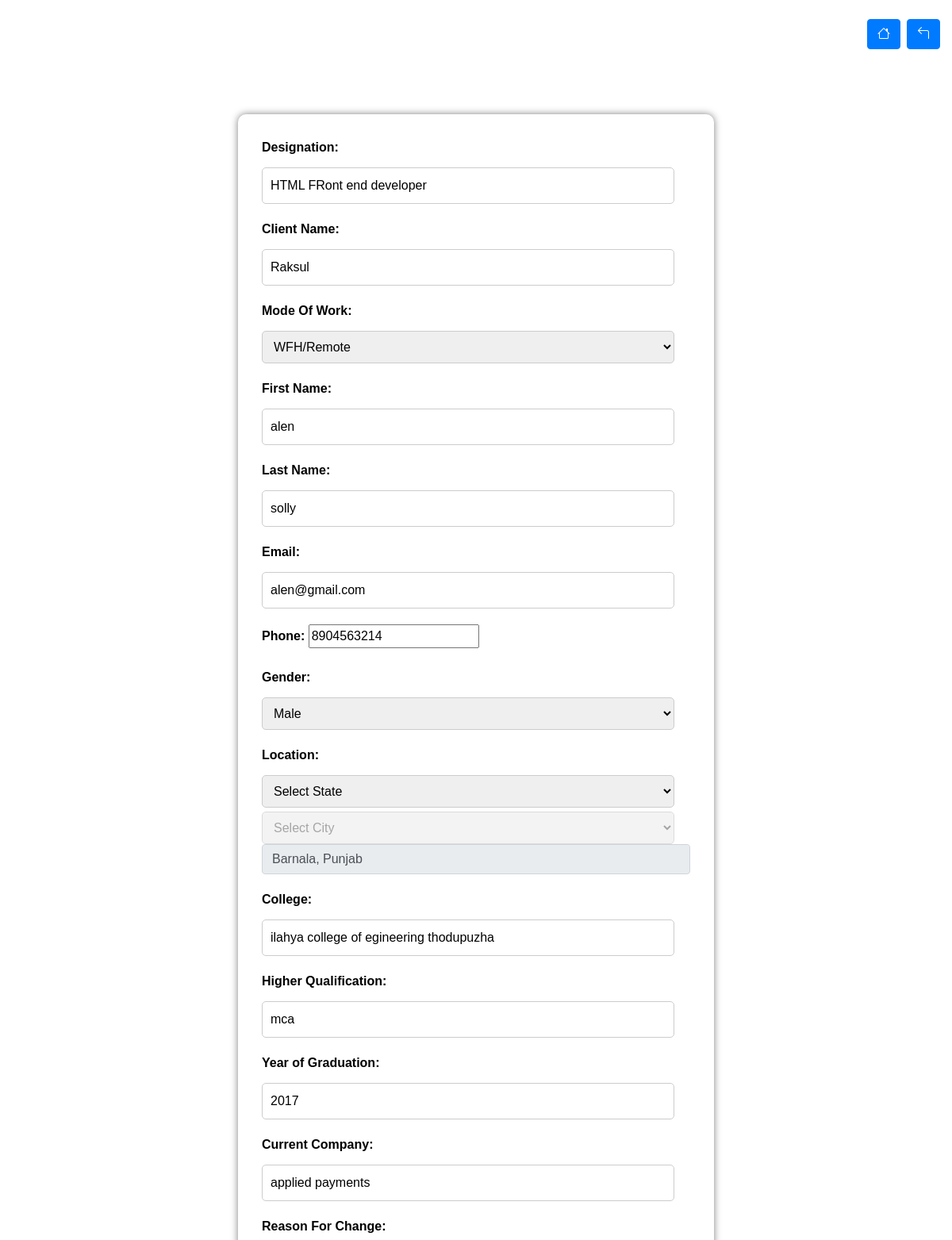
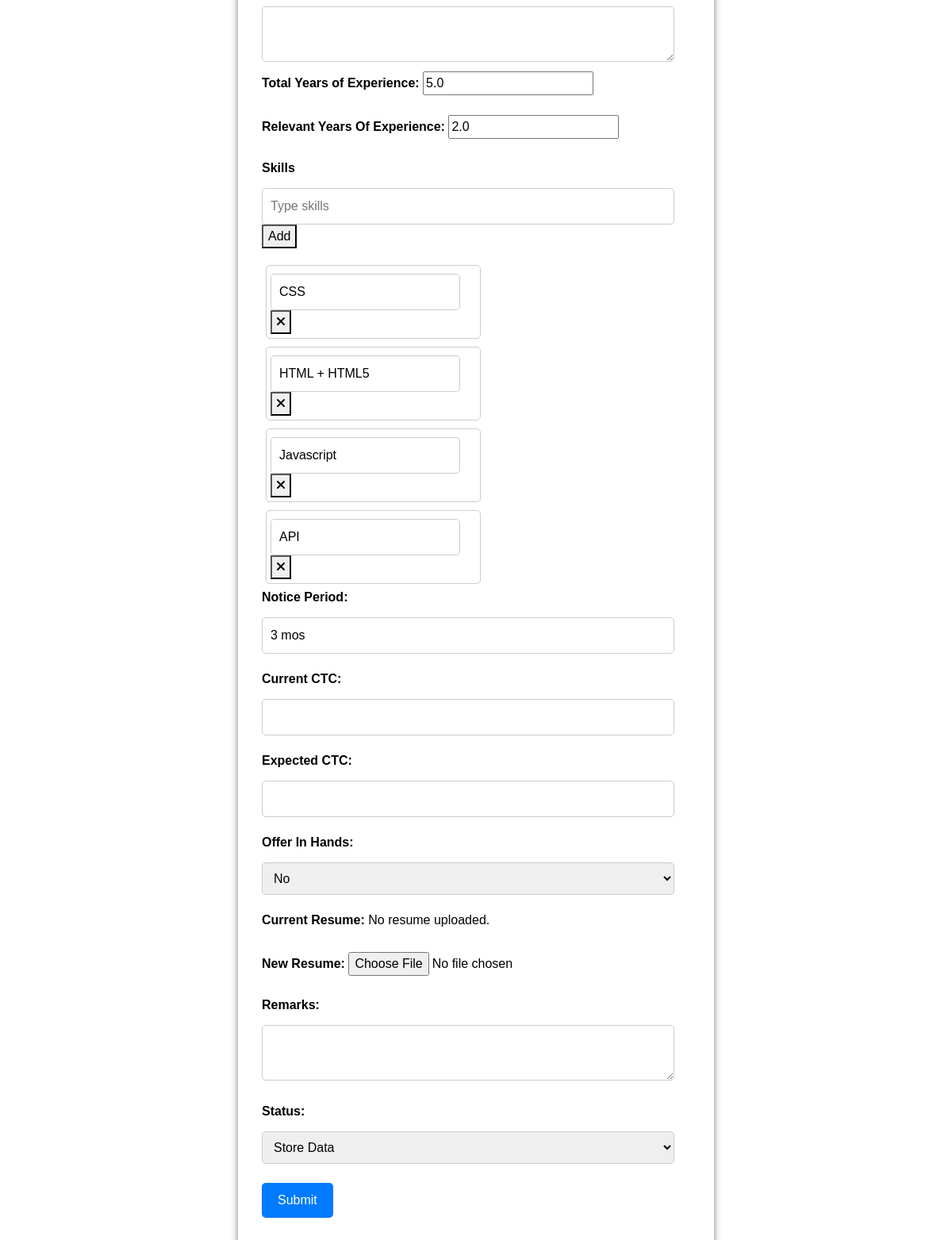
The page /update/45/ (signed in) on the database its author committed (2 pictures, top to bottom).
### candidate_app/models.py (models this page shows, shortened)
class Candidate(models.Model):
    user = models.ForeignKey(CustomUser, on_delete=models.CASCADE)
    email = models.EmailField(unique=True)
    phone = models.CharField(max_length=15)
    client_name = models.CharField(max_length=15)
    first_name = models.CharField(max_length=150, null=True)
    last_name = models.CharField(max_length=150)
    mode_of_work = models.CharField(max_length=150, default='full_time',null=True)
    gender = models.CharField(max_length=50, default='unknown', null=True,blank=True)
    college = models.CharField(max_length=50,    null=True,blank=True)
    graduation_year= models.CharField(max_length=50, null=True,blank=True)
    qualification = models.TextField(null=True,blank=True)
    skills = models.ManyToManyField(Skill)
    experience = models.FloatField(null=True, blank=True)
    relevent_experience = models.FloatField(null=True, blank=True)
    designation = models.CharField(max_length=50, null=True,blank=True)
    expected_ctc = models.CharField(max_length=50, null=True,blank=True)
    current_ctc = models.CharField(max_length=50, null=True,blank=True)
    offer_in_hands = models.CharField(max_length=50,default=None, null=True,blank=True)
    offer_details= models.CharField(max_length=50,default=None, null=True,blank=True)     ###  hidden box
    notice_period = models.CharField(max_length=50, null=True,blank=True)
    current_company = models.CharField(max_length=100, null=True,blank=True)
    reason_for_change = models.CharField(max_length=2000, null=True,blank=True)          ###  hidden
    location = models.CharField(max_length=50, null=True,blank=True)
    resume = models.FileField(upload_to='resume/',max_length=200,blank=True,null=True)
    remarks = models.TextField(null=True,blank=True)
    updated_by = models.CharField(max_length=50, null=True,blank=True)
    updated_on = models.DateTimeField(auto_now=True, null=True)
    screening_time = models.CharField(max_length=100, null=True,blank=True)
    recruiter = models.CharField(max_length=50, null=True,blank=True)
    status = models.CharField(max_length=100, null=True,blank=True)
    rejection_reason = models.CharField(max_length=100, null=True,blank=True)         ### hidden
    additional_status = models.CharField(max_length=100, null=True,blank=True)
    rejection_reason_for_r1_r4 = models.CharField(max_length=100, null=True,blank=True)        ## hidden
    offer = models.CharField(max_length=100, null=True,blank=True)
    offer_reject_reason = models.CharField(max_length=100, null=True,blank=True)
    class Meta:
        ordering = ["-updated_on"]

class Skill(models.Model):
    user = models.ForeignKey(CustomUser, on_delete=models.CASCADE)
    name = models.CharField(max_length=50)

### candidate_app/views.py (the view, shortened to what this page needs)
# urls.py: path('update/<int:pk>/',Updatecandidate.as_view(),name='update') ,  ## update a candidate
class Updatecandidate(UpdateView):
    model = Candidate
    success_url = reverse_lazy('list')
    template_name = 'update_candidate.html'
    def get(self, request, pk):
        candidate = get_object_or_404(Candidate, pk=pk, user=request.user)
        return render(request, self.template_name, {'candidate': candidate})

### templates/update_candidate.html (shortened to what this page needs)
{% load static %}
<!DOCTYPE html>
<html lang="en">
<head>
  <link rel="stylesheet" href="https://stackpath.bootstrapcdn.com/bootstrap/4.5.2/css/bootstrap.min.css">
  <link rel="stylesheet" href="https://cdnjs.cloudflare.com/ajax/libs/font-awesome/6.0.0/css/all.min.css"/>
  <link rel="stylesheet" href="https://cdnjs.cloudflare.com/ajax/libs/font-awesome/6.0.0/css/all.min.css">
  <link rel="stylesheet" href="{% static 'css/add_candidate.css' %}" />
<link rel="stylesheet" href="https://cdn.jsdelivr.net/npm/bootstrap-icons@1.11.1/font/bootstrap-icons.css">
</head>
<body>
  <br><br>
  <div class="container-fluid fixed-top mt-4">
  <div class="d-flex justify-content-end ">
    <a href="/user" class="btn btn-primary mx-2"><i class="bi bi-house"></i></a>
    <a href="/back" class="btn btn-primary" onclick="goBack()"><i class="bi bi-arrow-90deg-left"></i></a>
  </div>
</div>
  <br><br>
  <br><br>
  <div class="container">
    <div class="transparent-form">
      <form method="post" action="{% url 'update' candidate.pk %}" id="submission-form" enctype="multipart/form-data">
        <div class="form-group">
          <label for="designation">Designation:</label>
          <input value="{{candidate.designation}}" type="text" id="designation" name="designation" required>
        </div>
        <div class="form-group">
          <label for="client_name">Client Name:</label>
          <input value="{{candidate.client_name}}" type="text" id="client_name" name="client_name" required>
      </div>
        <div class="form-group">
          <label for="mode-of-work">Mode Of Work:</label>
          <select id="mode-of-work" name="mode_of_works">
            <option value="WFH/Remote" {% if candidate.mode_of_work == 'WFH/Remote' %}selected{% endif %}>WFH/Remote</option>
        </select>
        </div>
        <div class="form-group">
          <label for="first-name">First Name:</label>
          <input value="{{candidate.first_name}}" type="text" id="first-name" name="first_name">
        </div>
        <div class="form-group">
          <label for="last-name">Last Name:</label>
          <input value="{{candidate.last_name}}" type="text" id="last-name" name="last_name">
        </div>
        <div class="form-group">
          <label for="email">Email:</label>
          <input value="{{candidate.email}}" type="email" id="email" name="email">
        </div>
        <div class="form-group">
          <label for="phone">Phone:</label>
          <input value="{{candidate.phone}}" type="number" id="phone" name="phone">
        </div>
        <div class="form-group">
          <label for="gender">Gender:</label>
          <select id="gender" name="gender">
            <option value="male" {% if candidate.gender == 'male' %}selected{% endif %}>Male</option>
        </select>
        </div>
        <div class="form-group">
          <div class="select_option">
            <label for="gender">Location:</label>
              <select class="form-select state" aria-label="Default select example" onchange="loadCities()">
                  <option selected>Select State</option>
              </select>
              <select class="form-select city" aria-label="Default select example">
                  <option selected>Select City</option>
              </select>
              <input value="{{candidate.location}}" name="location" placeholder="Kochi,Kerala"  class="form-control autocomplete-input result" readonly>
          </div>
      </div>
        <div class="form-group">
          <label for="college">College:</label>
          <input value="{{candidate.college}}" type="text" id="college" name="college">
        </div>
        <div class="form-group">
          <label for="qualification">Higher Qualification:</label>
          <input value="{{candidate.qualification}}" type="text" id="qualification" name="qualification">
        </div>
        <div class="form-group">
          <label for="graduation-year">Year of Graduation:</label>
          <input value="{{candidate.graduation_year}}" type="text" id="graduation-year" name="graduation_year">
        </div>
        <div class="form-group">
          <label for="current-company">Current Company:</label>
          <input value="{{candidate.current_company}}" type="text" id="current-company" name="current_company">
        </div>
        <div class="form-group">
          <label for="remarks">Reason For Change:</label>
          <textarea id="remarks" name="remarks">{{ candidate.remarks }}</textarea>
        <div class="form-group">
          <label for="experience">Total Years of Experience:</label>
          <input value="{{candidate.experience}}" type="number" id="experience" name="experience">
        </div>
        <div class="form-group">
          <label for="relevant-experience">Relevant Years Of Experience:</label>
          <input value="{{candidate.relevent_experience}}" type="number" id="relevant-experience" name="relevent_experience">
        </div>
        <label for="skillsInput">Skills</label>
        <input type="text" id="skillsInput" placeholder="Type skills" oninput="filterSkills()">
        <button type="button" id="addButton">Add</button>
        <div id="selectedSkills" class="skill-container">
            {% for skill in candidate.skills.all %}
            <div class="skill-item">
                <input type="text" value="{{ skill.name }}" name="skills" readonly>
                <button type="button" onclick="removeSkill(this)"><i class="fas fa-times"></i></button>
            </div>
            {% endfor %}
        </div>
        <div class="form-group">
          <label for="notice-period">Notice Period:</label>
          <input value="{{candidate.notice_period}}" type="text" id="notice-period" name="notice_period">
        </div>
        <div class="form-group">
          <label for="current-ctc">Current CTC:</label>
          <input value="{{candidate.current_ctc}}" type="text" id="current-ctc" name="current_ctcs">
        </div>
        <div class="form-group">
          <label for="expected-ctc">Expected CTC:</label>
          <input value="{{candidate.expected_ctc}}" type="text" id="expected-ctc" name="expected_ctc">
        </div>
        <div class="form-group">
          <label for="offer">Offer In Hands:</label>
          <select id="offer" name="offer_in_hands">
            <option value="no" {% if candidate.offer_in_hands == 'no' %}selected{% endif %}>No</option>
        </select>
        </div>
<div class="form-group">
  <label for="resume">Current Resume:</label>
  {% if candidate.resume %}
      <a href="{{ candidate.resume.url }}" target="_blank">View Resume</a>
  {% else %}
      No resume uploaded.
  {% endif %}
</div>
<div class="form-group">
  <label for="new_resume">New Resume:</label>
  <input type="file" id="new_resume" name="new_resume">
</div>
        <div class="form-group">
          <label for="remarks">Remarks:</label>
          <textarea id="remarks" name="remarks">{{candidate.expected_ctc}}</textarea>
        </div>
        <div class="form-group">
          <label for="status">Status:</label>
          <select id="status" name="status" onchange="showHideClientDetails()">
            <option value="Store Data" {% if candidate.status == 'Store Data' %}selected{% endif %}>Store Data</option>
          </select>
        <br>
<br>
        <button type="submit">Submit</button>
      </form>
    </div>
  </div>
</body>
</html>

### candidate_app/static/css/add_candidate.css (style rules this page uses)
body { font-family: Arial, sans-serif; background-image: url('https://easy.jobs/wp-content/uploads/2022/04/Top-5-Best-Applicant-Tracking-Systems-ATS-Software-for-2022.png'); background-size: cover; background-position: center; background-repeat: no-repeat; background-attachment: fixed; color: #000; }
.container { display: flex; justify-content: center; align-items: center; }
.transparent-form { background-color: rgb(255, 255, 255); border-radius: 10px; padding: 30px; box-shadow: 0px 0px 10px 0px rgba(0, 0, 0, 0.5); width: 100%; max-width: 600px; text-align: left; overflow-y: auto; }
.form-group { margin-bottom: 20px; }
.form-group label { font-weight: bold; }
.form-group input[type="text"], .form-group input[type="email"], .form-group select, .form-group textarea { width: calc(100% - 20px); padding: 10px; border: 1px solid #ccc; border-radius: 5px; font-size: 16px; margin-top: 5px; }
.form-group button[type="submit"] { background-color: #007bff; color: #fff; border: none; padding: 10px 20px; border-radius: 5px; cursor: pointer; }
.skill-container { list-style-type: none; padding: 0; }
.skill-item { display: inline-block; margin: 5px; padding: 5px; border: 1px solid #ccc; border-radius: 5px; }

### rows shown on the page
Candidate: designation "HTML FRont end developer", client_name "Raksul", mode_of_works "WFH/Remote", first_name "alen", last_name "solly", email "alen@gmail.com", phone "8904563214", gender "Male", location "Barnala, Punjab", college "ilahya college of egineering thodupuzha", qualification "mca", graduation_year "2017", current_company "applied payments", experience "5.0", relevent_experience "2.0", notice_period "3 mos", offer_in_hands "No", status "Store Data"
Skill: skills "CSS"
Skill: skills "HTML + HTML5"
Skill: skills "Javascript"
Skill: skills "API"
